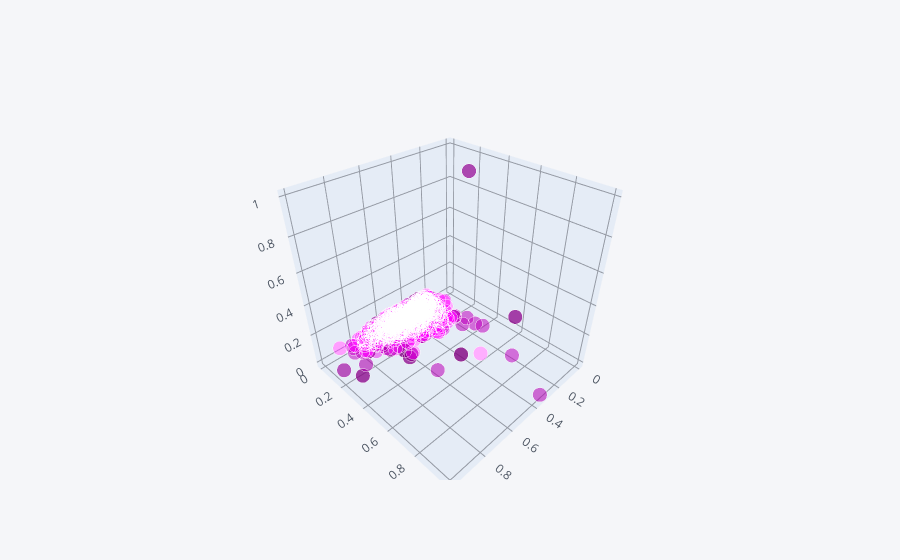
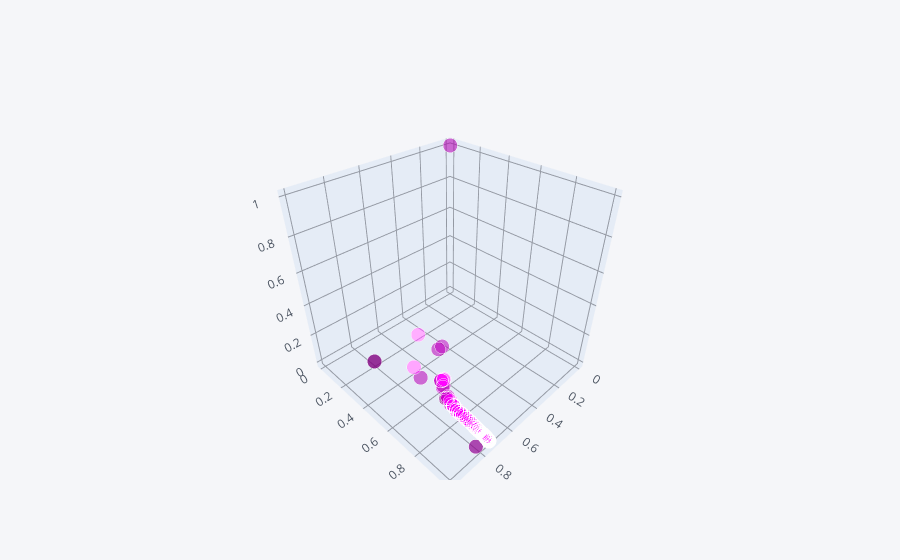

The notebook cell saved with these charts, in order:
### Code cell
Xp.iplot(kind='scatter3d', x='d1', y='d2', z='d3',
         mode='markers', size=10, color='purple')
Xm.iplot(kind='scatter3d', x='d1', y='d2', z='d3',
         mode='markers', size=10, color='purple')

### Figure 1 — Plotly figure (JSON) as saved in the notebook; plotly's stock layout.template omitted (floating-point values rounded to 4 significant figures; data arrays with more than 128 entries replaced by an {"elided": "..."} marker saying what was removed)
{"data": [{"marker": {"color": {"elided": "883 str values"}, "opacity": 0.8, "size": {"elided": "883 int values"}, "symbol": "circle"}, "mode": "markers", "text": {"elided": "883 str values"}, "type": "scatter3d", "x": {"elided": "883 float values"}, "y": {"elided": "883 float values"}, "z": {"elided": "883 float values"}}], "layout": {"legend": {"bgcolor": "#F5F6F9", "font": {"color": "#4D5663"}}, "paper_bgcolor": "#F5F6F9", "plot_bgcolor": "#F5F6F9", "scene": {"xaxis": {"gridcolor": "#9499A3", "showgrid": true, "tickfont": {"color": "#4D5663"}, "title": {"font": {"color": "#4D5663"}, "text": ""}, "zerolinecolor": "#9499A3"}, "yaxis": {"gridcolor": "#9499A3", "showgrid": true, "tickfont": {"color": "#4D5663"}, "title": {"font": {"color": "#4D5663"}, "text": ""}, "zerolinecolor": "#9499A3"}, "zaxis": {"gridcolor": "#9499A3", "showgrid": true, "tickfont": {"color": "#4D5663"}, "title": {"font": {"color": "#4D5663"}, "text": ""}, "zerolinecolor": "#9499A3"}}, "title": {"font": {"color": "#4D5663"}}}}

### Figure 2 — Plotly figure (JSON) as saved in the notebook; plotly's stock layout.template omitted (floating-point values rounded to 4 significant figures; data arrays with more than 128 entries replaced by an {"elided": "..."} marker saying what was removed)
{"data": [{"marker": {"color": {"elided": "883 str values"}, "opacity": 0.8, "size": {"elided": "883 int values"}, "symbol": "circle"}, "mode": "markers", "text": {"elided": "883 str values"}, "type": "scatter3d", "x": {"elided": "883 float values"}, "y": {"elided": "883 float values"}, "z": {"elided": "883 float values"}}], "layout": {"legend": {"bgcolor": "#F5F6F9", "font": {"color": "#4D5663"}}, "paper_bgcolor": "#F5F6F9", "plot_bgcolor": "#F5F6F9", "scene": {"xaxis": {"gridcolor": "#9499A3", "showgrid": true, "tickfont": {"color": "#4D5663"}, "title": {"font": {"color": "#4D5663"}, "text": ""}, "zerolinecolor": "#9499A3"}, "yaxis": {"gridcolor": "#9499A3", "showgrid": true, "tickfont": {"color": "#4D5663"}, "title": {"font": {"color": "#4D5663"}, "text": ""}, "zerolinecolor": "#9499A3"}, "zaxis": {"gridcolor": "#9499A3", "showgrid": true, "tickfont": {"color": "#4D5663"}, "title": {"font": {"color": "#4D5663"}, "text": ""}, "zerolinecolor": "#9499A3"}}, "title": {"font": {"color": "#4D5663"}}}}
